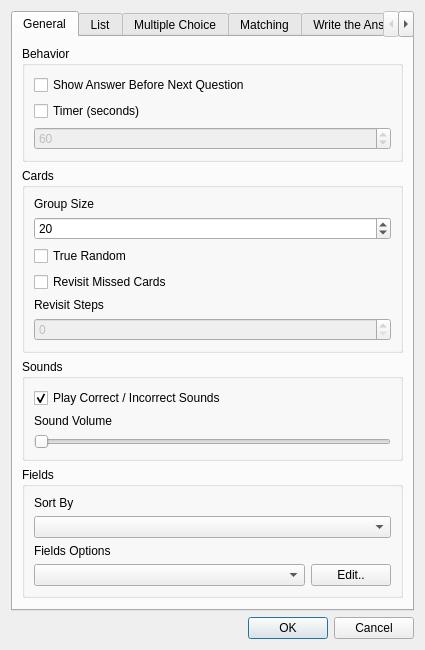
<?xml version="1.0" encoding="UTF-8"?>
<ui version="4.0">
 <class>OptionsDialog</class>
 <widget class="QDialog" name="OptionsDialog">
  <property name="geometry">
   <rect>
    <x>0</x>
    <y>0</y>
    <width>425</width>
    <height>618</height>
   </rect>
  </property>
  <property name="maximumSize">
   <size>
    <width>505</width>
    <height>695</height>
   </size>
  </property>
  <property name="windowTitle">
   <string>Dialog</string>
  </property>
  <layout class="QGridLayout" name="gridLayout">
   <item row="1" column="0">
    <widget class="QDialogButtonBox" name="buttonBox">
     <property name="orientation">
      <enum>Qt::Horizontal</enum>
     </property>
     <property name="standardButtons">
      <set>QDialogButtonBox::Cancel|QDialogButtonBox::Ok</set>
     </property>
    </widget>
   </item>
   <item row="0" column="0">
    <widget class="QTabWidget" name="tabWidget">
     <property name="currentIndex">
      <number>0</number>
     </property>
     <widget class="QWidget" name="generalOptions">
      <property name="maximumSize">
       <size>
        <width>483</width>
        <height>626</height>
       </size>
      </property>
      <attribute name="title">
       <string>General</string>
      </attribute>
      <layout class="QGridLayout" name="gridLayout_17">
       <item row="0" column="0">
        <layout class="QGridLayout" name="generalLayout">
         <item row="0" column="0">
          <widget class="QGroupBox" name="genBehaviorBox">
           <property name="maximumSize">
            <size>
             <width>16777215</width>
             <height>16777215</height>
            </size>
           </property>
           <property name="title">
            <string>Behavior</string>
           </property>
           <property name="flat">
            <bool>true</bool>
           </property>
           <layout class="QGridLayout" name="gridLayout_8">
            <item row="0" column="0">
             <layout class="QVBoxLayout" name="genBehaviorLayout">
              <item>
               <widget class="QCheckBox" name="gen_showAnswer">
                <property name="toolTip">
                 <string>&lt;html&gt;&lt;head/&gt;&lt;body&gt;&lt;p&gt;Should pause after each question to show the answer.&lt;/p&gt;&lt;/body&gt;&lt;/html&gt;</string>
                </property>
                <property name="text">
                 <string>Show Answer Before Next Question</string>
                </property>
               </widget>
              </item>
              <item>
               <widget class="QCheckBox" name="gen_cbTimed">
                <property name="toolTip">
                 <string>&lt;html&gt;&lt;head/&gt;&lt;body&gt;&lt;p&gt;Time yourself to see how many you can answer.&lt;/p&gt;&lt;/body&gt;&lt;/html&gt;</string>
                </property>
                <property name="text">
                 <string>Timer (seconds)</string>
                </property>
               </widget>
              </item>
              <item>
               <widget class="QSpinBox" name="gen_timedAmount">
                <property name="enabled">
                 <bool>false</bool>
                </property>
                <property name="minimumSize">
                 <size>
                  <width>0</width>
                  <height>0</height>
                 </size>
                </property>
                <property name="toolTip">
                 <string>&lt;html&gt;&lt;head/&gt;&lt;body&gt;&lt;p&gt;How long the timer should last, in seconds.&lt;/p&gt;&lt;/body&gt;&lt;/html&gt;</string>
                </property>
                <property name="minimum">
                 <number>10</number>
                </property>
                <property name="maximum">
                 <number>1000000000</number>
                </property>
                <property name="singleStep">
                 <number>1</number>
                </property>
                <property name="value">
                 <number>60</number>
                </property>
               </widget>
              </item>
             </layout>
            </item>
           </layout>
          </widget>
         </item>
         <item row="1" column="0">
          <widget class="QGroupBox" name="genAnswersBox">
           <property name="maximumSize">
            <size>
             <width>16777215</width>
             <height>16777215</height>
            </size>
           </property>
           <property name="title">
            <string>Cards</string>
           </property>
           <property name="flat">
            <bool>true</bool>
           </property>
           <layout class="QGridLayout" name="gridLayout_9">
            <item row="0" column="0">
             <layout class="QVBoxLayout" name="genAnswersLayout">
              <item>
               <widget class="QLabel" name="gen_groupSizeLabel">
                <property name="whatsThis">
                 <string extracomment="The number of cards that is included in each group (if &quot;All&quot; is not pressed)"/>
                </property>
                <property name="text">
                 <string>Group Size</string>
                </property>
               </widget>
              </item>
              <item>
               <widget class="QSpinBox" name="gen_groupSize">
                <property name="minimumSize">
                 <size>
                  <width>0</width>
                  <height>0</height>
                 </size>
                </property>
                <property name="toolTip">
                 <string extracomment="The number of cards that is included in each group (if &quot;All&quot; is not pressed)">&lt;html&gt;&lt;head/&gt;&lt;body&gt;&lt;p&gt;How many cards to review at a time.&lt;/p&gt;&lt;/body&gt;&lt;/html&gt;</string>
                </property>
                <property name="whatsThis">
                 <string extracomment="The number of cards that is included in each group (if &quot;All&quot; is not pressed)"/>
                </property>
                <property name="minimum">
                 <number>5</number>
                </property>
                <property name="maximum">
                 <number>200</number>
                </property>
                <property name="singleStep">
                 <number>5</number>
                </property>
                <property name="value">
                 <number>20</number>
                </property>
               </widget>
              </item>
              <item>
               <widget class="QCheckBox" name="gen_doTrueRandom">
                <property name="toolTip">
                 <string>&lt;html&gt;&lt;head/&gt;&lt;body&gt;&lt;p&gt;True random = randomly choose cards for review&lt;/p&gt;&lt;p&gt;Fake random = optimize for breadth&lt;/p&gt;&lt;/body&gt;&lt;/html&gt;</string>
                </property>
                <property name="text">
                 <string>True Random</string>
                </property>
               </widget>
              </item>
              <item>
               <widget class="QCheckBox" name="gen_cbDoRevisit">
                <property name="toolTip">
                 <string>&lt;html&gt;&lt;head/&gt;&lt;body&gt;&lt;p&gt;Repeat missed cards&lt;/p&gt;&lt;/body&gt;&lt;/html&gt;</string>
                </property>
                <property name="text">
                 <string>Revisit Missed Cards</string>
                </property>
               </widget>
              </item>
              <item>
               <widget class="QLabel" name="gen_revisitStepsLabel">
                <property name="text">
                 <string>Revisit Steps</string>
                </property>
               </widget>
              </item>
              <item>
               <widget class="QSpinBox" name="gen_revisitSteps">
                <property name="enabled">
                 <bool>false</bool>
                </property>
                <property name="minimumSize">
                 <size>
                  <width>0</width>
                  <height>0</height>
                 </size>
                </property>
                <property name="toolTip">
                 <string>&lt;html&gt;&lt;head/&gt;&lt;body&gt;&lt;p&gt;How many times to repeat missed cards&lt;/p&gt;&lt;/body&gt;&lt;/html&gt;</string>
                </property>
               </widget>
              </item>
             </layout>
            </item>
           </layout>
          </widget>
         </item>
         <item row="2" column="0">
          <widget class="QGroupBox" name="genSoundsBox">
           <property name="maximumSize">
            <size>
             <width>16777215</width>
             <height>16777215</height>
            </size>
           </property>
           <property name="title">
            <string>Sounds</string>
           </property>
           <property name="flat">
            <bool>true</bool>
           </property>
           <layout class="QGridLayout" name="gridLayout_10">
            <item row="0" column="0">
             <layout class="QVBoxLayout" name="genSoundsLayout">
              <item>
               <widget class="QCheckBox" name="gen_cbDoSounds">
                <property name="toolTip">
                 <string>&lt;html&gt;&lt;head/&gt;&lt;body&gt;&lt;p&gt;Should play sounds when a question is answered.&lt;/p&gt;&lt;/body&gt;&lt;/html&gt;</string>
                </property>
                <property name="text">
                 <string>Play Correct / Incorrect Sounds</string>
                </property>
                <property name="checked">
                 <bool>true</bool>
                </property>
               </widget>
              </item>
              <item>
               <widget class="QLabel" name="gen_SoundVolumeLabel">
                <property name="text">
                 <string>Sound Volume</string>
                </property>
               </widget>
              </item>
              <item>
               <widget class="QSlider" name="gen_soundVolume">
                <property name="orientation">
                 <enum>Qt::Horizontal</enum>
                </property>
               </widget>
              </item>
             </layout>
            </item>
           </layout>
          </widget>
         </item>
         <item row="3" column="0">
          <widget class="QGroupBox" name="genDisplayBox">
           <property name="maximumSize">
            <size>
             <width>16777215</width>
             <height>16777215</height>
            </size>
           </property>
           <property name="title">
            <string>Fields</string>
           </property>
           <property name="flat">
            <bool>true</bool>
           </property>
           <layout class="QGridLayout" name="gridLayout_11">
            <item row="0" column="0">
             <layout class="QVBoxLayout" name="genDisplayLayout">
              <item>
               <widget class="QLabel" name="gen_sortByLabel">
                <property name="text">
                 <string>Sort By</string>
                </property>
               </widget>
              </item>
              <item>
               <widget class="QComboBox" name="gen_sortByCb">
                <property name="toolTip">
                 <string>&lt;html&gt;&lt;head/&gt;&lt;body&gt;&lt;p&gt;Optional. Field to sort by, only matters when the deck is unordered by its subset (i.e. only matters when subset is All)&lt;/p&gt;&lt;/body&gt;&lt;/html&gt;</string>
                </property>
               </widget>
              </item>
              <item>
               <widget class="QLabel" name="genFieldsLabel">
                <property name="text">
                 <string>Fields Options</string>
                </property>
               </widget>
              </item>
              <item>
               <layout class="QHBoxLayout" name="horizontalLayout">
                <item>
                 <widget class="QComboBox" name="gen_fieldsCb">
                  <property name="sizePolicy">
                   <sizepolicy hsizetype="Expanding" vsizetype="Fixed">
                    <horstretch>0</horstretch>
                    <verstretch>0</verstretch>
                   </sizepolicy>
                  </property>
                  <property name="toolTip">
                   <string>&lt;html&gt;&lt;head/&gt;&lt;body&gt;&lt;p&gt;Change settings for individual fields, including an optional audio to play when the field is used.&lt;/p&gt;&lt;/body&gt;&lt;/html&gt;</string>
                  </property>
                 </widget>
                </item>
                <item>
                 <widget class="QPushButton" name="gen_editFieldButton">
                  <property name="sizePolicy">
                   <sizepolicy hsizetype="Minimum" vsizetype="Fixed">
                    <horstretch>0</horstretch>
                    <verstretch>0</verstretch>
                   </sizepolicy>
                  </property>
                  <property name="minimumSize">
                   <size>
                    <width>80</width>
                    <height>0</height>
                   </size>
                  </property>
                  <property name="maximumSize">
                   <size>
                    <width>30</width>
                    <height>16777215</height>
                   </size>
                  </property>
                  <property name="text">
                   <string>Edit..</string>
                  </property>
                 </widget>
                </item>
               </layout>
              </item>
             </layout>
            </item>
           </layout>
          </widget>
         </item>
        </layout>
       </item>
       <item row="1" column="0">
        <spacer name="verticalSpacer">
         <property name="orientation">
          <enum>Qt::Vertical</enum>
         </property>
         <property name="sizeHint" stdset="0">
          <size>
           <width>20</width>
           <height>40</height>
          </size>
         </property>
        </spacer>
       </item>
      </layout>
     </widget>
     <widget class="QWidget" name="listOptions">
      <attribute name="title">
       <string>List</string>
      </attribute>
      <layout class="QGridLayout" name="gridLayout_3">
       <item row="0" column="0">
        <layout class="QVBoxLayout" name="verticalLayout">
         <item>
          <widget class="QLabel" name="list_label">
           <property name="text">
            <string>List Columns</string>
           </property>
          </widget>
         </item>
         <item>
          <layout class="QHBoxLayout" name="list_topLayout">
           <item>
            <widget class="QComboBox" name="list_fieldSelCo">
             <property name="sizePolicy">
              <sizepolicy hsizetype="Preferred" vsizetype="Fixed">
               <horstretch>3</horstretch>
               <verstretch>0</verstretch>
              </sizepolicy>
             </property>
             <property name="toolTip">
              <string>&lt;html&gt;&lt;head/&gt;&lt;body&gt;&lt;p&gt;Field name&lt;/p&gt;&lt;/body&gt;&lt;/html&gt;</string>
             </property>
            </widget>
           </item>
           <item>
            <widget class="QPushButton" name="list_addButton">
             <property name="toolTip">
              <string>&lt;html&gt;&lt;head/&gt;&lt;body&gt;&lt;p&gt;Add a column to the List Preview&lt;/p&gt;&lt;/body&gt;&lt;/html&gt;</string>
             </property>
             <property name="text">
              <string>Add</string>
             </property>
            </widget>
           </item>
           <item>
            <widget class="QPushButton" name="list_removeButton">
             <property name="toolTip">
              <string>&lt;html&gt;&lt;head/&gt;&lt;body&gt;&lt;p&gt;Remove a column from the List Preview&lt;/p&gt;&lt;/body&gt;&lt;/html&gt;</string>
             </property>
             <property name="text">
              <string>Remove</string>
             </property>
            </widget>
           </item>
          </layout>
         </item>
         <item>
          <widget class="QListWidget" name="list_list">
           <property name="toolTip">
            <string>&lt;html&gt;&lt;head/&gt;&lt;body&gt;&lt;p&gt;List of columns in List Preview&lt;/p&gt;&lt;/body&gt;&lt;/html&gt;</string>
           </property>
          </widget>
         </item>
         <item>
          <layout class="QHBoxLayout" name="list_bottomLayout">
           <item>
            <widget class="QPushButton" name="list_moveUpButton">
             <property name="toolTip">
              <string>&lt;html&gt;&lt;head/&gt;&lt;body&gt;&lt;p&gt;Change the order of columns&lt;/p&gt;&lt;/body&gt;&lt;/html&gt;</string>
             </property>
             <property name="text">
              <string>Move Up</string>
             </property>
            </widget>
           </item>
           <item>
            <widget class="QPushButton" name="list_moveDownButton">
             <property name="toolTip">
              <string>&lt;html&gt;&lt;head/&gt;&lt;body&gt;&lt;p&gt;Change the order of columns&lt;/p&gt;&lt;/body&gt;&lt;/html&gt;</string>
             </property>
             <property name="text">
              <string>Move Down</string>
             </property>
            </widget>
           </item>
           <item>
            <widget class="QPushButton" name="list_setFrontButton">
             <property name="toolTip">
              <string>&lt;html&gt;&lt;head/&gt;&lt;body&gt;&lt;p&gt;Allows columns to be visible and hidden in List Preview&lt;/p&gt;&lt;/body&gt;&lt;/html&gt;</string>
             </property>
             <property name="text">
              <string>Set Front/Back</string>
             </property>
            </widget>
           </item>
          </layout>
         </item>
         <item>
          <spacer name="verticalSpacer_4">
           <property name="orientation">
            <enum>Qt::Vertical</enum>
           </property>
           <property name="sizeHint" stdset="0">
            <size>
             <width>20</width>
             <height>40</height>
            </size>
           </property>
          </spacer>
         </item>
        </layout>
       </item>
      </layout>
     </widget>
     <widget class="QWidget" name="multipleChoiceOptions">
      <attribute name="title">
       <string>Multiple Choice</string>
      </attribute>
      <layout class="QGridLayout" name="gridLayout_2">
       <item row="0" column="0">
        <layout class="QVBoxLayout" name="mcLayout">
         <item>
          <widget class="QGroupBox" name="mcBehaviorBox">
           <property name="maximumSize">
            <size>
             <width>16777215</width>
             <height>16777215</height>
            </size>
           </property>
           <property name="title">
            <string>Behavior</string>
           </property>
           <property name="flat">
            <bool>true</bool>
           </property>
           <property name="checkable">
            <bool>false</bool>
           </property>
           <property name="checked">
            <bool>false</bool>
           </property>
           <layout class="QGridLayout" name="gridLayout_12">
            <item row="0" column="0">
             <layout class="QVBoxLayout" name="mcBehaviorLayout">
              <item>
               <widget class="QCheckBox" name="mc_cbConfirm">
                <property name="toolTip">
                 <string>&lt;html&gt;&lt;head/&gt;&lt;body&gt;&lt;p&gt;Press to confirm answer when in multiple choice. Defaults to true for audio fields.&lt;/p&gt;&lt;/body&gt;&lt;/html&gt;</string>
                </property>
                <property name="text">
                 <string>Always Confirm Answer</string>
                </property>
               </widget>
              </item>
             </layout>
            </item>
           </layout>
          </widget>
         </item>
         <item>
          <widget class="QGroupBox" name="mcDisplayBox">
           <property name="title">
            <string>Display</string>
           </property>
           <property name="flat">
            <bool>true</bool>
           </property>
           <layout class="QGridLayout" name="gridLayout_4">
            <item row="0" column="0">
             <layout class="QVBoxLayout" name="mcDisplayLayout">
              <item>
               <widget class="QLabel" name="mc_questionFontsizeLabel">
                <property name="text">
                 <string>Question Font Size</string>
                </property>
               </widget>
              </item>
              <item>
               <widget class="QSpinBox" name="mc_questionFontSize">
                <property name="toolTip">
                 <string>&lt;html&gt;&lt;head/&gt;&lt;body&gt;&lt;p&gt;Change question label's font size.&lt;/p&gt;&lt;/body&gt;&lt;/html&gt;</string>
                </property>
               </widget>
              </item>
              <item>
               <widget class="QLabel" name="mc_answerFontSizeLabel">
                <property name="text">
                 <string>Answer Button Font Size</string>
                </property>
               </widget>
              </item>
              <item>
               <widget class="QSpinBox" name="mc_answerFontSize">
                <property name="toolTip">
                 <string>&lt;html&gt;&lt;head/&gt;&lt;body&gt;&lt;p&gt;Change answer button's font size.&lt;/p&gt;&lt;/body&gt;&lt;/html&gt;</string>
                </property>
               </widget>
              </item>
             </layout>
            </item>
           </layout>
          </widget>
         </item>
        </layout>
       </item>
       <item row="1" column="0">
        <spacer name="verticalSpacer_2">
         <property name="orientation">
          <enum>Qt::Vertical</enum>
         </property>
         <property name="sizeHint" stdset="0">
          <size>
           <width>20</width>
           <height>40</height>
          </size>
         </property>
        </spacer>
       </item>
      </layout>
     </widget>
     <widget class="QWidget" name="matchingOptions">
      <attribute name="title">
       <string>Matching</string>
      </attribute>
      <layout class="QGridLayout" name="gridLayout_16">
       <item row="0" column="0">
        <layout class="QGridLayout" name="maLayout">
         <item row="0" column="0">
          <widget class="QGroupBox" name="maDisplayBox">
           <property name="title">
            <string>Display</string>
           </property>
           <property name="flat">
            <bool>true</bool>
           </property>
           <layout class="QGridLayout" name="gridLayout_13">
            <item row="0" column="0">
             <layout class="QVBoxLayout" name="maDisplayLayout">
              <item>
               <widget class="QLabel" name="ma_answerFontSizeLabel">
                <property name="text">
                 <string>Answer Button Font Size</string>
                </property>
               </widget>
              </item>
              <item>
               <widget class="QSpinBox" name="ma_answerFontSize">
                <property name="toolTip">
                 <string>&lt;html&gt;&lt;head/&gt;&lt;body&gt;&lt;p&gt;Change answer button's font size.&lt;/p&gt;&lt;/body&gt;&lt;/html&gt;</string>
                </property>
               </widget>
              </item>
             </layout>
            </item>
           </layout>
          </widget>
         </item>
        </layout>
       </item>
       <item row="1" column="0">
        <spacer name="verticalSpacer_3">
         <property name="orientation">
          <enum>Qt::Vertical</enum>
         </property>
         <property name="sizeHint" stdset="0">
          <size>
           <width>20</width>
           <height>40</height>
          </size>
         </property>
        </spacer>
       </item>
      </layout>
     </widget>
     <widget class="QWidget" name="writeTheAnswerOptions">
      <attribute name="title">
       <string>Write the Answer</string>
      </attribute>
      <layout class="QGridLayout" name="gridLayout_15">
       <item row="0" column="0">
        <layout class="QVBoxLayout" name="waLayout">
         <item>
          <widget class="QGroupBox" name="waInputBox">
           <property name="title">
            <string>Input</string>
           </property>
           <property name="flat">
            <bool>true</bool>
           </property>
           <layout class="QGridLayout" name="gridLayout_5">
            <item row="0" column="0">
             <layout class="QVBoxLayout" name="waInputLayout">
              <item>
               <widget class="QCheckBox" name="wr_cbKeyboard">
                <property name="toolTip">
                 <string>&lt;html&gt;&lt;head/&gt;&lt;body&gt;&lt;p&gt;(Experimental) Should show virtual keyboard. &lt;/p&gt;&lt;/body&gt;&lt;/html&gt;</string>
                </property>
                <property name="text">
                 <string>(Experimental) Show virtual keyboard</string>
                </property>
                <property name="checked">
                 <bool>true</bool>
                </property>
               </widget>
              </item>
              <item>
               <widget class="QLabel" name="wr_virtualKeyboardTypeLabel">
                <property name="text">
                 <string>Virtual Keyboard Type</string>
                </property>
               </widget>
              </item>
              <item>
               <widget class="QComboBox" name="wr_coKeyboardType">
                <property name="toolTip">
                 <string>&lt;html&gt;&lt;head/&gt;&lt;body&gt;&lt;p&gt;Type of virtual keyboard to show.&lt;/p&gt;&lt;/body&gt;&lt;/html&gt;</string>
                </property>
                <item>
                 <property name="text">
                  <string>Japanese - Hiragana</string>
                 </property>
                </item>
               </widget>
              </item>
             </layout>
            </item>
           </layout>
          </widget>
         </item>
         <item>
          <widget class="QGroupBox" name="waDisplayBox">
           <property name="title">
            <string>Display</string>
           </property>
           <property name="flat">
            <bool>true</bool>
           </property>
           <layout class="QGridLayout" name="gridLayout_6">
            <item row="0" column="0">
             <layout class="QVBoxLayout" name="waDisplayLayout">
              <item>
               <widget class="QLabel" name="wr_questionFontSizeLabel">
                <property name="text">
                 <string>Question Font Size</string>
                </property>
               </widget>
              </item>
              <item>
               <widget class="QSpinBox" name="wr_questionFontSize">
                <property name="toolTip">
                 <string>&lt;html&gt;&lt;head/&gt;&lt;body&gt;&lt;p&gt;Change question label's font size.&lt;/p&gt;&lt;/body&gt;&lt;/html&gt;</string>
                </property>
               </widget>
              </item>
             </layout>
            </item>
           </layout>
          </widget>
         </item>
        </layout>
       </item>
       <item row="1" column="0">
        <spacer name="verticalSpacer_5">
         <property name="orientation">
          <enum>Qt::Vertical</enum>
         </property>
         <property name="sizeHint" stdset="0">
          <size>
           <width>20</width>
           <height>40</height>
          </size>
         </property>
        </spacer>
       </item>
      </layout>
     </widget>
    </widget>
   </item>
  </layout>
 </widget>
 <resources/>
 <connections>
  <connection>
   <sender>buttonBox</sender>
   <signal>accepted()</signal>
   <receiver>OptionsDialog</receiver>
   <slot>accept()</slot>
   <hints>
    <hint type="sourcelabel">
     <x>257</x>
     <y>498</y>
    </hint>
    <hint type="destinationlabel">
     <x>157</x>
     <y>274</y>
    </hint>
   </hints>
  </connection>
  <connection>
   <sender>buttonBox</sender>
   <signal>rejected()</signal>
   <receiver>OptionsDialog</receiver>
   <slot>reject()</slot>
   <hints>
    <hint type="sourcelabel">
     <x>325</x>
     <y>498</y>
    </hint>
    <hint type="destinationlabel">
     <x>286</x>
     <y>274</y>
    </hint>
   </hints>
  </connection>
 </connections>
</ui>
